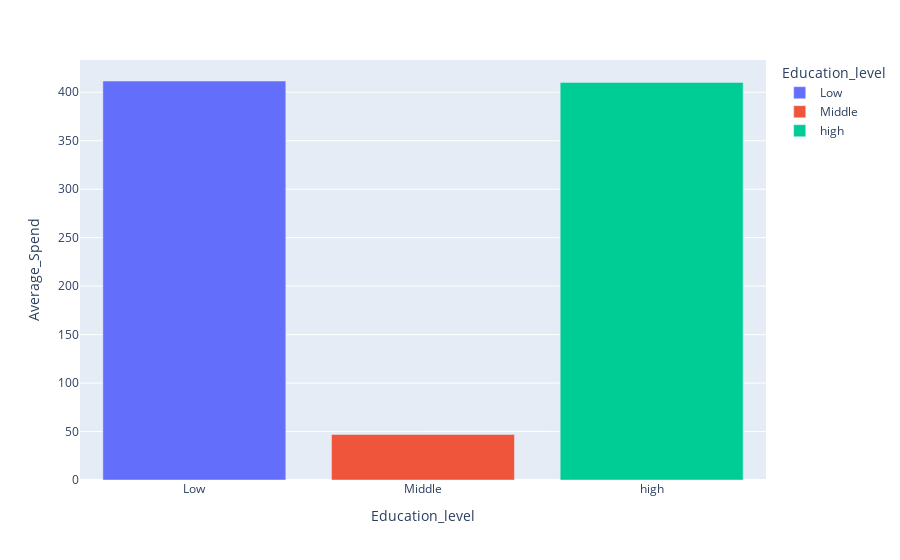

The notebook cell this image was saved under:
### Code cell
# Replace inf and NaN values with 0 or a more meaningful value like the mean
# Заменяем инфинити и NaN значения
df['Average_Spend'] = df['Average_Spend'].replace([np.inf, -np.inf], np.nan)

# Заполняем NaN значениями 0 (или средним значением)
df['Average_Spend'] = df['Average_Spend'].fillna(0)

df_plot = df.groupby(['Education_level'])['Average_Spend'].mean().reset_index()

fig5 = px.bar(df_plot, x='Education_level', y='Average_Spend', color='Education_level')

fig5.show()

### Figure 1 — Plotly figure (JSON) as saved in the notebook; plotly's stock layout.template omitted (floating-point values rounded to 4 significant figures)
{"data": [{"alignmentgroup": "True", "hovertemplate": "Education_level=%{x}<br>Average_Spend=%{y}<extra></extra>", "legendgroup": "Low", "marker": {"color": "#636efa", "pattern": {"shape": ""}}, "name": "Low", "offsetgroup": "Low", "orientation": "v", "showlegend": true, "textposition": "auto", "x": ["Low"], "xaxis": "x", "y": [411.6], "yaxis": "y", "type": "bar"}, {"alignmentgroup": "True", "hovertemplate": "Education_level=%{x}<br>Average_Spend=%{y}<extra></extra>", "legendgroup": "Middle", "marker": {"color": "#EF553B", "pattern": {"shape": ""}}, "name": "Middle", "offsetgroup": "Middle", "orientation": "v", "showlegend": true, "textposition": "auto", "x": ["Middle"], "xaxis": "x", "y": [47.01], "yaxis": "y", "type": "bar"}, {"alignmentgroup": "True", "hovertemplate": "Education_level=%{x}<br>Average_Spend=%{y}<extra></extra>", "legendgroup": "high", "marker": {"color": "#00cc96", "pattern": {"shape": ""}}, "name": "high", "offsetgroup": "high", "orientation": "v", "showlegend": true, "textposition": "auto", "x": ["high"], "xaxis": "x", "y": [410.2], "yaxis": "y", "type": "bar"}], "layout": {"xaxis": {"anchor": "y", "domain": [0, 1], "title": {"text": "Education_level"}, "categoryorder": "array", "categoryarray": ["Low", "Middle", "high"]}, "yaxis": {"anchor": "x", "domain": [0, 1], "title": {"text": "Average_Spend"}}, "legend": {"title": {"text": "Education_level"}, "tracegroupgap": 0}, "margin": {"t": 60}, "barmode": "relative"}}
